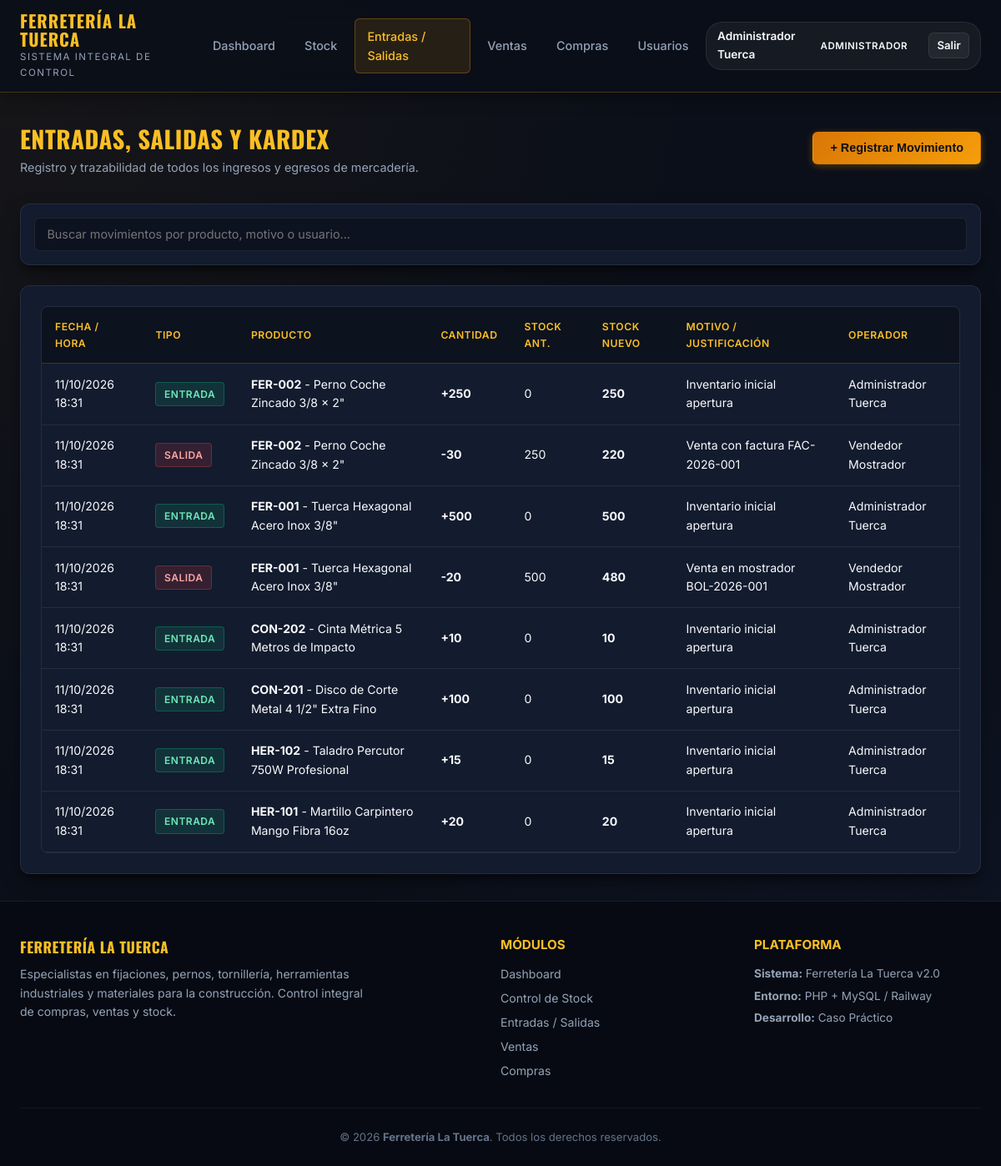
Screenshot of /movimientos.php (signed in) with the database file from the repository.
### tables this page shows
CREATE TABLE `movimientos` (
  `id` INT AUTO_INCREMENT PRIMARY KEY,
  `producto_id` INT NOT NULL,
  `usuario_id` INT NOT NULL,
  `tipo` ENUM('entrada', 'salida', 'ajuste') NOT NULL,
  `cantidad` INT NOT NULL,
  `stock_anterior` INT NOT NULL,
  `stock_nuevo` INT NOT NULL,
  `motivo` VARCHAR(255) NOT NULL,
  `fecha` TIMESTAMP DEFAULT CURRENT_TIMESTAMP,
  CONSTRAINT `fk_mov_producto` FOREIGN KEY (`producto_id`) REFERENCES `productos` (`id`) ON DELETE CASCADE,
  CONSTRAINT `fk_mov_usuario` FOREIGN KEY (`usuario_id`) REFERENCES `usuarios` (`id`) ON DELETE RESTRICT
);

CREATE TABLE `productos` (
  `id` INT AUTO_INCREMENT PRIMARY KEY,
  `codigo` VARCHAR(50) NOT NULL UNIQUE,
  `nombre` VARCHAR(150) NOT NULL,
  `categoria` VARCHAR(80) NOT NULL DEFAULT 'Ferretería General',
  `descripcion` TEXT DEFAULT NULL,
  `precio_compra` DECIMAL(12,2) NOT NULL DEFAULT 0.00,
  `precio_venta` DECIMAL(12,2) NOT NULL DEFAULT 0.00,
  `stock` INT NOT NULL DEFAULT 0,
  `stock_minimo` INT NOT NULL DEFAULT 5,
  `unidad` VARCHAR(20) NOT NULL DEFAULT 'unidad',
  `creado_en` TIMESTAMP DEFAULT CURRENT_TIMESTAMP
);

CREATE TABLE `usuarios` (
  `id` INT AUTO_INCREMENT PRIMARY KEY,
  `nombre` VARCHAR(100) NOT NULL,
  `correo` VARCHAR(120) NOT NULL UNIQUE,
  `password` VARCHAR(255) NOT NULL,
  `rol` ENUM('administrador', 'vendedor', 'bodeguero') NOT NULL DEFAULT 'vendedor',
  `telefono` VARCHAR(25) DEFAULT NULL,
  `estado` ENUM('activo', 'inactivo') DEFAULT 'activo',
  `creado_en` TIMESTAMP DEFAULT CURRENT_TIMESTAMP
);

### includes/auth.php (called while the page is built, shortened)
<?php
function e($string) {
    return htmlspecialchars($string ?? '', ENT_QUOTES, 'UTF-8');
}
?>

### movimientos.php (the view, shortened to what this page needs)
<?php
require_once __DIR__ . '/db/conexion.php';
require_once __DIR__ . '/includes/auth.php';
$stmtMovimientos = $pdo->query("
    SELECT m.*, p.codigo, p.nombre AS producto_nombre, u.nombre AS usuario_nombre
    FROM movimientos m
    JOIN productos p ON m.producto_id = p.id
    JOIN usuarios u ON m.usuario_id = u.id
    ORDER BY m.fecha DESC
    LIMIT 100
");
$movimientos = $stmtMovimientos->fetchAll();
require_once __DIR__ . '/includes/header.php';
?>
<div style="display: flex; justify-content: space-between; align-items: center; margin-bottom: 2rem; flex-wrap: wrap; gap: 1rem;">
    <div>
        <h1 style="font-size: 1.8rem; color: var(--gold-light);">Entradas, Salidas y Kardex</h1>
        <p style="color: var(--text-secondary); font-size: 0.9rem;">Registro y trazabilidad de todos los ingresos y egresos de mercadería.</p>
    </div>
    <div>
        <button type="button" class="btn btn-primary" onclick="openModal('modalNuevoMovimiento')">
            + Registrar Movimiento
        </button>
    </div>
</div>
<div class="data-card" style="margin-bottom: 1.5rem; padding: 1rem;">
    <input type="text" id="tableSearch" class="form-input" placeholder="Buscar movimientos por producto, motivo o usuario...">
</div>
<div class="data-card">
    <div class="table-responsive">
        <table class="custom-table">
            <thead>
                <tr>
                    <th>Fecha / Hora</th>
                    <th>Tipo</th>
                    <th>Producto</th>
                    <th>Cantidad</th>
                    <th>Stock Ant.</th>
                    <th>Stock Nuevo</th>
                    <th>Motivo / Justificación</th>
                    <th>Operador</th>
                </tr>
            </thead>
            <tbody>
                <?php if (empty($movimientos)): ?>
                    <tr><td colspan="8" style="text-align: center; color: var(--text-muted);">No hay movimientos registrados.</td></tr>
                <?php else: ?>
                    <?php foreach ($movimientos as $m): ?>
                        <tr>
                            <td><?php echo date('d/m/Y H:i', strtotime($m['fecha'])); ?></td>
                            <td>
                                <?php if ($m['tipo'] === 'entrada'): ?>
                                    <span class="badge badge-success">Entrada</span>
                                <?php elseif ($m['tipo'] === 'salida'): ?>
                                    <span class="badge badge-danger">Salida</span>
                                <?php else: ?>
                                    <span class="badge badge-warning">Ajuste</span>
                                <?php endif; ?>
                            </td>
                            <td>
                                <strong><?php echo e($m['codigo']); ?></strong> - <?php echo e($m['producto_nombre']); ?>
                            </td>
                            <td>
                                <strong><?php echo ($m['tipo'] === 'salida' ? '-' : '+') . number_format($m['cantidad']); ?></strong>
                            </td>
                            <td><?php echo number_format($m['stock_anterior']); ?></td>
                            <td><strong><?php echo number_format($m['stock_nuevo']); ?></strong></td>
                            <td><?php echo e($m['motivo']); ?></td>
                            <td><?php echo e($m['usuario_nombre']); ?></td>
                        </tr>
                    <?php endforeach; ?>
                <?php endif; ?>
            </tbody>
        </table>
    </div>
</div>
<?php require_once __DIR__ . '/includes/footer.php'; ?>

### css/styles.css (style rules this page uses)
:root { --bg-main: #0b0f19; --bg-card: #131b2e; --bg-card-hover: #1c2742; --bg-glass: rgba(19, 27, 46, 0.85); --border-color: rgba(245, 158, 11, 0.25); --border-light: rgba(255, 255, 255, 0.08); --gold-primary: #f59e0b; --gold-light: #fbbf24; --gold-dark: #d97706; --gold-glow: rgba(245, 158, 11, 0.25); --accent-orange: #ea580c; --navy-deep: #070a12; --navy-blue: #1e293b; --accent-blue: #3b82f6; --text-primary: #f8fafc; --text-secondary: #94a3b8; --text-muted: #64748b; --success: #10b981; --warning: #f59e0b; --danger: #ef4444; --info: #06b6d4; --shadow-soft: 0 10px 25px -5px rgba(0, 0, 0, 0.5), 0 8px 10px -6px rgba(0, 0, 0, 0.5); --shadow-sm: 0 4px 6px -1px rgba(0, 0, 0, 0.3); --shadow-gold: 0 0 20px rgba(245, 158, 11, 0.2); --radius-lg: 12px; --radius-md: 8px; --radius-sm: 6px; --transition: all 0.2s cubic-bezier(0.4, 0, 0.2, 1); }
* { box-sizing: border-box; margin: 0; padding: 0; }
body { font-family: 'Inter', -apple-system, BlinkMacSystemFont, sans-serif; background-color: var(--bg-main); color: var(--text-primary); min-height: 100vh; display: flex; flex-direction: column; line-height: 1.6; background-image: radial-gradient(at 0% 0%, rgba(245, 158, 11, 0.05) 0px, transparent 50%), radial-gradient(at 100% 100%, rgba(59, 130, 246, 0.05) 0px, transparent 50%); background-attachment: fixed; }
h1, h2, h3, .brand-font { font-family: 'Oswald', sans-serif; letter-spacing: 0.5px; text-transform: uppercase; }
.btn { display: inline-flex; align-items: center; justify-content: center; gap: 0.5rem; padding: 0.65rem 1.25rem; border-radius: var(--radius-sm); font-size: 0.9rem; font-weight: 600; cursor: pointer; text-decoration: none; transition: var(--transition); border: 1px solid transparent; }
.btn-primary { background: linear-gradient(135deg, var(--gold-dark), var(--gold-primary)); color: #0b0f19; box-shadow: 0 2px 10px rgba(245, 158, 11, 0.3); }
.data-card { background: var(--bg-card); border-radius: var(--radius-lg); border: 1px solid var(--border-light); box-shadow: var(--shadow-soft); padding: 1.5rem; position: relative; overflow: hidden; }
.table-responsive { width: 100%; overflow-x: auto; border-radius: var(--radius-md); border: 1px solid var(--border-light); }
.custom-table { width: 100%; border-collapse: collapse; text-align: left; font-size: 0.88rem; }
.custom-table th { background: rgba(0, 0, 0, 0.35); color: var(--gold-light); font-weight: 600; text-transform: uppercase; letter-spacing: 0.5px; font-size: 0.76rem; padding: 0.9rem 1rem; border-bottom: 1px solid var(--border-color); }
.custom-table td { padding: 0.85rem 1rem; border-bottom: 1px solid var(--border-light); color: var(--text-primary); vertical-align: middle; }
.badge { display: inline-block; padding: 0.25rem 0.6rem; border-radius: 4px; font-size: 0.75rem; font-weight: 600; text-transform: uppercase; letter-spacing: 0.5px; }
.badge-success { background: rgba(16, 185, 129, 0.15); color: #6ee7b7; border: 1px solid rgba(16, 185, 129, 0.3); }
.badge-danger { background: rgba(239, 68, 68, 0.15); color: #fca5a5; border: 1px solid rgba(239, 68, 68, 0.3); }
.form-input, .form-select, .form-textarea { width: 100%; padding: 0.65rem 0.9rem; background: rgba(0, 0, 0, 0.3); border: 1px solid var(--border-light); border-radius: var(--radius-sm); color: var(--text-primary); font-size: 0.9rem; font-family: inherit; transition: var(--transition); }

### rows the page displays
movimientos: fecha "11/10/2026 18:31", tipo "ENTRADA", producto.codigo "FER-002", producto.nombre "Perno Coche Zincado 3/8 x 2\"", cantidad "250", stock_anterior "0", stock_nuevo "250", motivo "Inventario inicial apertura", usuario.nombre "Administrador Tuerca"
movimientos: fecha "11/10/2026 18:31", tipo "SALIDA", producto.codigo "FER-002", producto.nombre "Perno Coche Zincado 3/8 x 2\"", cantidad "30", stock_anterior "250", stock_nuevo "220", motivo "Venta con factura FAC-2026-001", usuario.nombre "Vendedor Mostrador"
movimientos: fecha "11/10/2026 18:31", tipo "ENTRADA", producto.codigo "FER-001", producto.nombre "Tuerca Hexagonal Acero Inox 3/8\"", cantidad "500", stock_anterior "0", stock_nuevo "500", motivo "Inventario inicial apertura", usuario.nombre "Administrador Tuerca"
movimientos: fecha "11/10/2026 18:31", tipo "SALIDA", producto.codigo "FER-001", producto.nombre "Tuerca Hexagonal Acero Inox 3/8\"", cantidad "20", stock_anterior "500", stock_nuevo "480", motivo "Venta en mostrador BOL-2026-001", usuario.nombre "Vendedor Mostrador"
movimientos: fecha "11/10/2026 18:31", tipo "ENTRADA", producto.codigo "CON-202", producto.nombre "Cinta Métrica 5 Metros de Impacto", cantidad "10", stock_anterior "0", stock_nuevo "10", motivo "Inventario inicial apertura", usuario.nombre "Administrador Tuerca"
movimientos: fecha "11/10/2026 18:31", tipo "ENTRADA", producto.codigo "CON-201", producto.nombre "Disco de Corte Metal 4 1/2\" Extra Fino", cantidad "100", stock_anterior "0", stock_nuevo "100", motivo "Inventario inicial apertura", usuario.nombre "Administrador Tuerca"
movimientos: fecha "11/10/2026 18:31", tipo "ENTRADA", producto.codigo "HER-102", producto.nombre "Taladro Percutor 750W Profesional", cantidad "15", stock_anterior "0", stock_nuevo "15", motivo "Inventario inicial apertura", usuario.nombre "Administrador Tuerca"
movimientos: fecha "11/10/2026 18:31", tipo "ENTRADA", producto.codigo "HER-101", producto.nombre "Martillo Carpintero Mango Fibra 16oz", cantidad "20", stock_anterior "0", stock_nuevo "20", motivo "Inventario inicial apertura", usuario.nombre "Administrador Tuerca"

### other values shown
$userName "Administrador Tuerca"
$userRole "ADMINISTRADOR"
